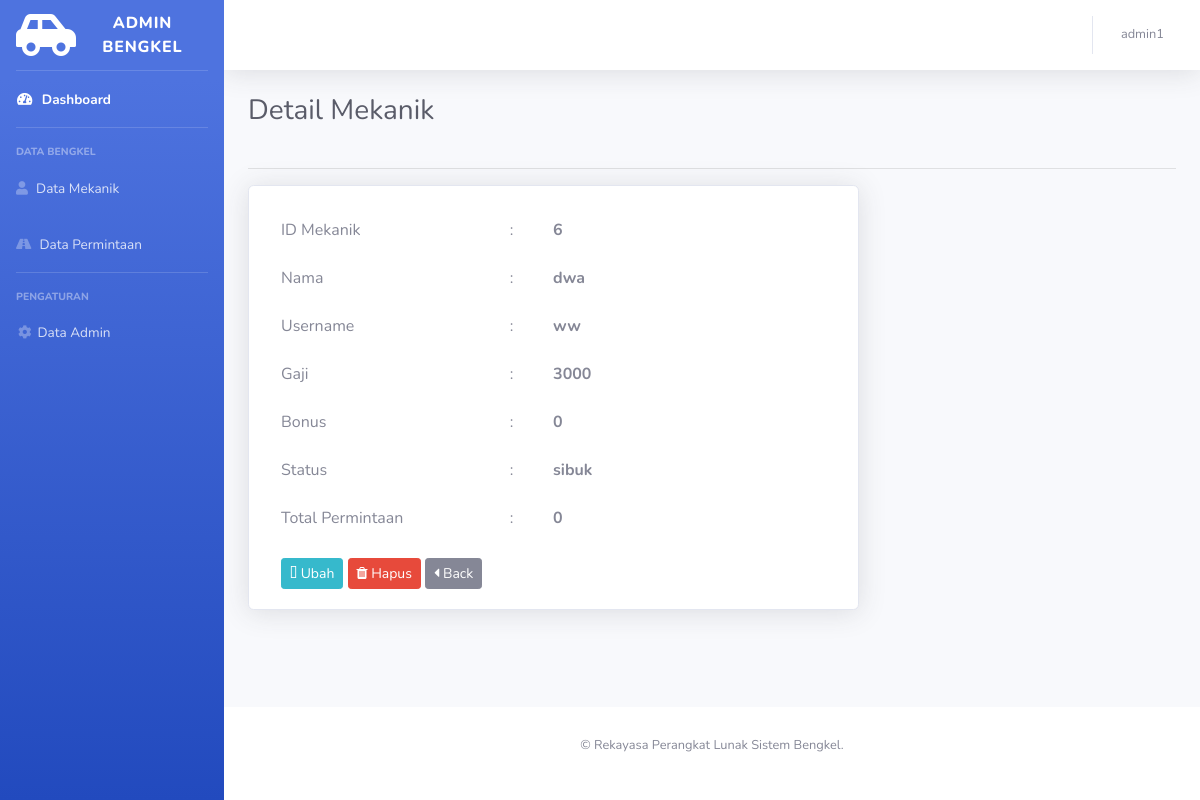
The app's page /page/admin/detailMekanik.php?id=6 (signed in) with its own data.
### tables this page shows
CREATE TABLE `mekanik` (
  `id` int(11) NOT NULL,
  `nama` varchar(255) NOT NULL,
  `username` varchar(255) NOT NULL,
  `password` varchar(255) NOT NULL,
  `gaji` int(255) NOT NULL DEFAULT 0,
  `bonus` int(255) NOT NULL DEFAULT 0,
  `status` varchar(255) NOT NULL DEFAULT 'senggang',
  `total_permintaan` int(11) NOT NULL DEFAULT 0
);

### page/admin/detailMekanik.php (the view, shortened to what this page needs)
<?php
    include '../../core/koneksi.php';
    $query = mysqli_query($konek, "SELECT * FROM mekanik
                                    WHERE id = '$_GET[id]'");
    $row = mysqli_fetch_array($query);
?>
<!DOCTYPE html>
<html lang="en">
<head>
    <link href="vendor/fontawesome-free/css/all.min.css" rel="stylesheet" type="text/css">
    <link href="../style/sb-admin-2.min.css" rel="stylesheet">
    <link rel="stylesheet" href="https://maxcdn.bootstrapcdn.com/font-awesome/4.4.0/css/font-awesome.min.css">
</head>
<body id="page-top">
    <div id="wrapper">
        <ul class="navbar-nav bg-gradient-primary sidebar sidebar-dark accordion" id="accordionSidebar">
            <a class="sidebar-brand d-flex align-items-center justify-content-center" href="index.php">
                <div class="sidebar-brand-icon rotate-n-60">
                <i class='fas fa-car-side' style='font-size:48px;color:white'></i>
                </div>
                <div class="sidebar-brand-text mx-3">ADMIN Bengkel</div>
            </a>
            <hr class="sidebar-divider my-0">
            <li class="nav-item active">
                <a class="nav-link" href="index.php">
                    <i class="fas fa-fw fa-tachometer-alt"></i>
                    <span>Dashboard</span></a>
            </li>
            <hr class="sidebar-divider">
            <div class="sidebar-heading">
                Data Bengkel
            </div>
            <li class="nav-item">
                <a class="nav-link" href="mekanik.php">
                    <i class="fas fa-user"></i>
                    <span>Data Mekanik</span></a>
            </li>
            <li class="nav-item">
                <a class="nav-link" href="permintaan.php">
                    <i class="fas fa-road" ></i>
                    <span>Data Permintaan</span></a>
            </li>
            <hr class="sidebar-divider">
            <div class="sidebar-heading">
                Pengaturan
            </div>
            <li class="nav-item">
                <a class="nav-link" href="akun.php"><i class="fas fa-fw fa-cog"></i><span>Data Admin</span></a>
            </li>
        </ul>
        <div id="content-wrapper" class="d-flex flex-column">
            <div id="content">
                <nav class="navbar navbar-expand navbar-light bg-white topbar mb-4 static-top shadow">
                    <ul class="navbar-nav ml-auto">
                            <ul class="navbar-nav ml-auto">
                                <li class="nav-item dropdown no-arrow">
                                    <a class="nav-link dropdown-toggle" href="#" id="userDropdown" role="button" data-toggle="dropdown" aria-haspopup="true" aria-expanded="false">
                                        <span class="mr-2 d-none d-lg-inline text-gray-600 small"><?= $_SESSION['username'] ?></span>
                                    </a>
                                </li>
                            </ul>
                    </ul>
                </nav>
                <div class="container-fluid">
                    <div class="row">
                        <div class="d-sm-flex align-items-center justify-content-between mb-4 col-xl-3 col-md-6 mb-4">
                            <h1 class="h3 mb-0 text-gray-800">Detail Mekanik</h1>
                        </div>
                    </div>
                    <hr>
                    <div class="row">
                        <div class="col-sm-8">
                            <div class="card shadow">
                                <div class="card-body">
                                    <div class="row">
                                        <div class="col-md-8">
										    <table class="table table-borderless">
                                                <tr>
												    <td>ID Mekanik</td>
												    <td>:</td>
												    <td><b><?php echo $row["id"]?></b></td>
                                                </tr>
											    <tr>
												    <td>Nama</td>
												    <td>:</td>
												    <td><b><?php echo $row["nama"]?></b></td>
                                                </tr>
                                                <tr>
                                                    <td>Username</td>
                                                    <td>:</td>
                                                    <td><b><?php echo $row["username"]?></b></td>
                                                </tr>
                                                <tr>
                                                    <td>Gaji</td>
                                                    <td>:</td>
                                                    <td><b><?php echo $row["gaji"]?></b></td>
                                                </tr>
                                                <tr>
                                                    <td>Bonus</td>
                                                    <td>:</td>
                                                    <td><b><?php echo $row["bonus"]?></b></td>
                                                </tr>
                                                <tr>
                                                    <td>Status</td>
                                                    <td>:</td>
                                                    <td><b><?php echo $row["status"]?></b></td>
                                                </tr>
                                                <tr>
                                                    <td>Total Permintaan</td>
                                                    <td>:</td>
                                                    <td><b><?php echo $row["total_permintaan"]?></b></td>
                                                </tr>
                                            </table>
                                        </div>
									</div>
                                    <div>
                                        <div class="col">
                                            <a href='editMekanik.php?id=<?php echo $row['id']; ?>' class="btn btn-sm btn-info"><i class="fa fa-pen"></i> Ubah</a>
                                            <a href='../../core/hapusMekanik.php?id=<?php echo $row['id']; ?>' class="btn btn-sm btn-danger" onclick="return confirm('apakah anda yakin?')"><i class="fa fa-trash"></i> Hapus</a>
                                            <a href='mekanik.php' class='btn btn-sm btn-secondary'><i class='fas fa-caret-left'></i> Back</a>
									    </div>
                                    </div>
                                </div>
                            </div>
                        </div>
                    </div>
                </div>
            </div>
            <footer class="sticky-footer bg-white">
                <div class="container my-auto">
                    <div class="copyright text-center my-auto">
                        <p>&copy; Rekayasa Perangkat Lunak Sistem Bengkel.</p>
                    </div>
                </div>
            </footer>
        </div>
    </div>
</body>
</html>

### records on screen
mekanik: id "6", nama "dwa", username "ww", gaji "3000", bonus "0", status "sibuk", total_permintaan "0"

### other values on screen
$_SESSION['username'] "admin1"
